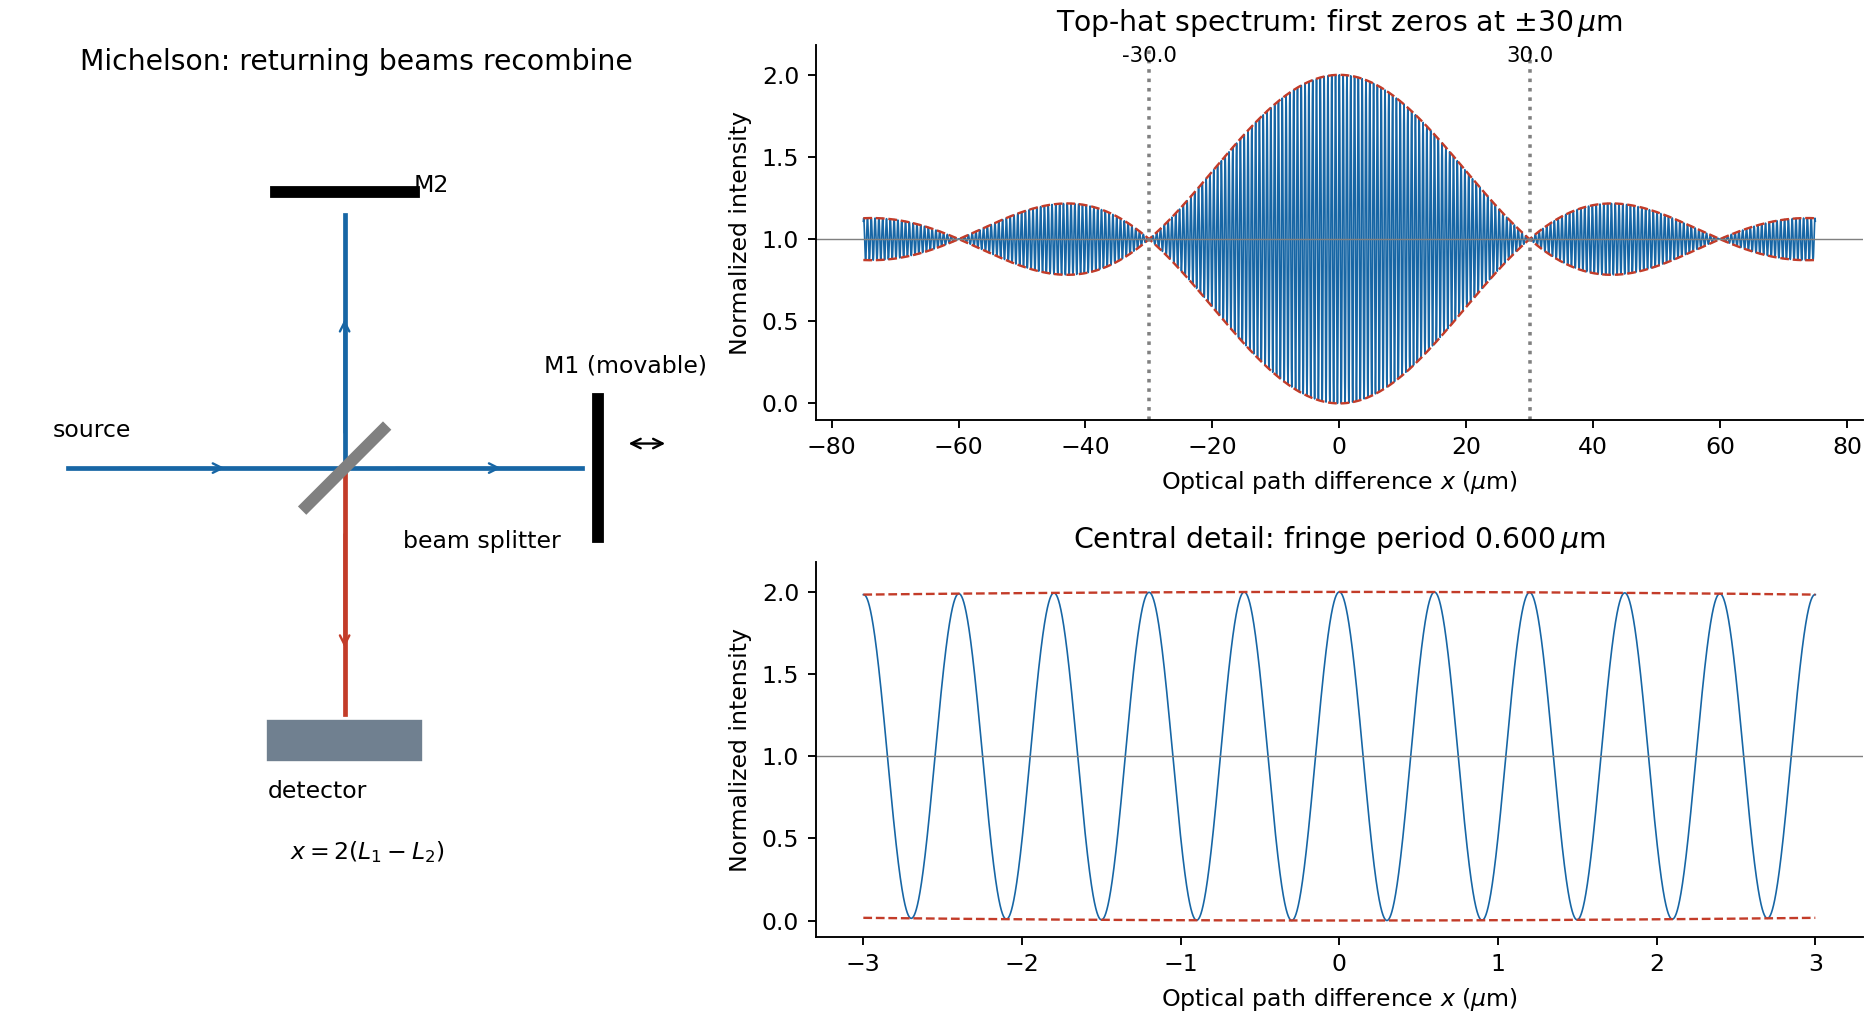

The script that saved this image:
"""Original explanatory figure; run under Python 3.14 with numpy and matplotlib.
Writes its PNG basename to the current working directory.
"""
import numpy as np
import matplotlib
matplotlib.use("Agg")
import matplotlib.pyplot as plt
from matplotlib.patches import Rectangle, Circle, FancyArrowPatch
plt.rcParams.update({"font.size":10,"axes.spines.top":False,"axes.spines.right":False,"figure.facecolor":"white","savefig.facecolor":"white"})
fig=plt.figure(figsize=(11,6),layout='constrained');gs=fig.add_gridspec(2,2,width_ratios=[1,1.5]);a=fig.add_subplot(gs[:,0]);b=fig.add_subplot(gs[0,1]);d=fig.add_subplot(gs[1,1])
a.plot([-1.8,1.55],[0,0],color='#1766a5',lw=2);a.plot([0,0],[0,1.65],color='#1766a5',lw=2);a.plot([0,0],[0,-1.6],color='#c33c29',lw=2)
a.plot([-.25,.25],[-.25,.25],lw=5,color='gray');a.plot([1.65,1.65],[-.45,.45],lw=5,color='black');a.plot([-.45,.45],[1.8,1.8],lw=5,color='black')
for st,en in [((-1.5,0),(-.75,0)),((.3,0),(1.05,0)),((0,.2),(0,1)),((0,-.4),(0,-1.2))]:a.annotate('',en,st,arrowprops=dict(arrowstyle='->',color='#1766a5' if st[1]>=0 else '#c33c29'))
a.text(-1.9,.2,'source');a.text(.38,-.52,'beam splitter');a.text(1.3,.62,'M1 (movable)');a.text(.45,1.8,'M2');a.add_patch(Rectangle((-.5,-1.9),1,.25,color='slategray'));a.text(-.5,-2.15,'detector')
a.annotate('',(2.12,.16),(1.82,.16),arrowprops=dict(arrowstyle='<->'));a.text(.15,-2.55,r'$x=2(L_1-L_2)$',ha='center')
a.set(xlim=(-2.2,2.35),ylim=(-2.8,2.5),aspect='equal',title='Michelson: returning beams recombine');a.axis('off')
c=299792458.;nu=5e14;dn=1e13
for ax,w in [(b,75),(d,3)]:
 x=np.linspace(-w,w,24001);env=np.sinc(dn*x*1e-6/c);I=1+np.cos(2*np.pi*nu*x*1e-6/c)*env
 ax.plot(x,I,lw=.7,color='#1766a5');ax.plot(x,1+abs(env),'--',lw=1,color='#c33c29');ax.plot(x,1-abs(env),'--',lw=1,color='#c33c29');ax.axhline(1,lw=.6,color='gray');ax.set(xlabel=r'Optical path difference $x$ ($\mu$m)',ylabel='Normalized intensity',ylim=(-.1,2.18))
for x in [-c/dn*1e6,c/dn*1e6]:b.axvline(x,color='gray',ls=':');b.text(x,2.08,f'{x:.1f}',ha='center',fontsize=9)
b.set_title(r'Top-hat spectrum: first zeros at $\pm30\,\mu$m');d.set_title(r'Central detail: fringe period $0.600\,\mu$m')
fig.savefig('paper-2-michelson.png',dpi=170);plt.close(fig)
